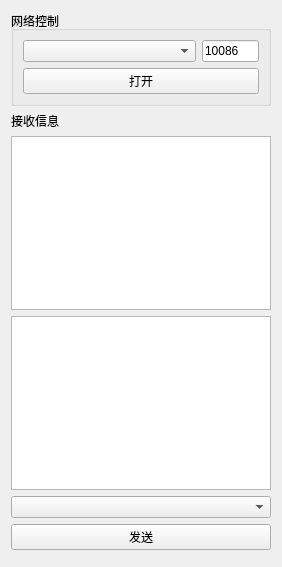
       <widget class="QWidget" name="page_3">
        <property name="geometry">
         <rect>
          <x>0</x>
          <y>0</y>
          <width>282</width>
          <height>567</height>
         </rect>
        </property>
        <attribute name="label">
         <string>网络控制</string>
        </attribute>
        <layout class="QVBoxLayout" name="verticalLayout_20">
         <item>
          <widget class="QGroupBox" name="groupBox_13">
           <property name="title">
            <string>网络控制</string>
           </property>
           <layout class="QVBoxLayout" name="verticalLayout_19">
            <item>
             <layout class="QHBoxLayout" name="horizontalLayout_19">
              <item>
               <widget class="QComboBox" name="m_ipComboBox">
                <property name="sizePolicy">
                 <sizepolicy hsizetype="Preferred" vsizetype="Fixed">
                  <horstretch>3</horstretch>
                  <verstretch>0</verstretch>
                 </sizepolicy>
                </property>
               </widget>
              </item>
              <item>
               <widget class="QLineEdit" name="m_line_port">
                <property name="sizePolicy">
                 <sizepolicy hsizetype="Expanding" vsizetype="Fixed">
                  <horstretch>1</horstretch>
                  <verstretch>0</verstretch>
                 </sizepolicy>
                </property>
                <property name="text">
                 <string>10086</string>
                </property>
               </widget>
              </item>
             </layout>
            </item>
            <item>
             <widget class="QPushButton" name="m_btn_open_web_socket">
              <property name="text">
               <string>打开</string>
              </property>
             </widget>
            </item>
           </layout>
          </widget>
         </item>
         <item>
          <widget class="QLabel" name="label_20">
           <property name="text">
            <string>接收信息</string>
           </property>
          </widget>
         </item>
         <item>
          <widget class="QTextBrowser" name="textBrowser"/>
         </item>
         <item>
          <widget class="QPlainTextEdit" name="plainTextEdit"/>
         </item>
         <item>
          <widget class="QComboBox" name="comboBox_4"/>
         </item>
         <item>
          <widget class="QPushButton" name="m_btn_send_message">
           <property name="text">
            <string>发送</string>
           </property>
          </widget>
         </item>
         <item>
          <widget class="QWidget" name="widget_4" native="true">
           <property name="sizePolicy">
            <sizepolicy hsizetype="Preferred" vsizetype="Expanding">
             <horstretch>0</horstretch>
             <verstretch>0</verstretch>
            </sizepolicy>
           </property>
          </widget>
         </item>
        </layout>
       </widget>
